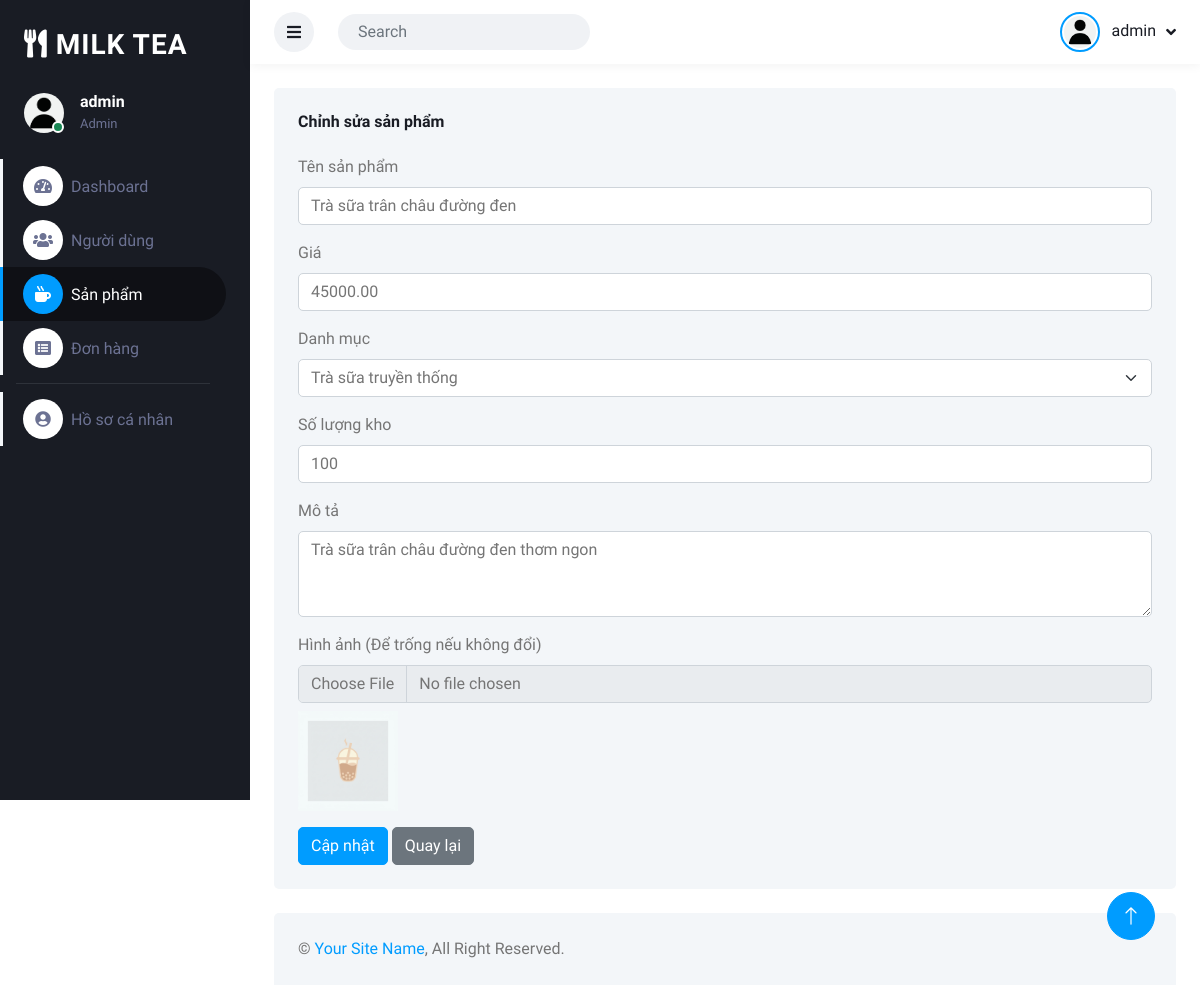
/admin/edit-product?id=1 (signed in), run on the app's committed database.
### tables this page shows
CREATE TABLE `product` (
  `product_id` int NOT NULL,
  `product_name` varchar(150) NOT NULL,
  `price` decimal(10,2) NOT NULL,
  `description` text,
  `image_url` varchar(255) DEFAULT 'default.png',
  `category_id` int DEFAULT NULL,
  `stock_quantity` int DEFAULT 100
);

CREATE TABLE `category` (
  `category_id` int NOT NULL,
  `category_name` varchar(100) NOT NULL,
  `description` varchar(255) DEFAULT NULL
);

### controller/admin/ProductController.php (called while the page is built, shortened)
<?php
class ProductController extends \Controller
{
    private $productModel;
    private $categoryModel;
    public function __construct()
    {
        $this->productModel = new \Product();
        $this->categoryModel = new \Category();
    }
    public function editProduct()
    {
        $id = $_GET['id'] ?? null;
        $product = $this->productModel->getById($id);
        $categories = $this->categoryModel->getAll();
        $this->loadView('admin/product/edit.php', ['product' => $product, 'categories' => $categories]);
    }
}

### index.php (called while the page is built, shortened)
<?php
$router = new Router();
$router->dispatch();
?>

### entity/Model.php (called while the page is built, shortened)
<?php
require_once __DIR__ . '/../database/connect.php';
class Model
{
    protected $table;
    protected $primaryKey;
    protected $conn;
    public function __construct()
    {
        global $conn;
        $this->conn = $conn;
    }
    public function getAll($conditions = [])
    {
        $sql = "SELECT * FROM `{$this->table}`";
        $stmt = $this->conn->prepare($sql);
        $stmt->execute();
        return $stmt->fetchAll(PDO::FETCH_ASSOC);
    }
    public function getById($id)
    {
        $sql = "SELECT * FROM `{$this->table}` WHERE {$this->primaryKey} = :id";
        $stmt = $this->conn->prepare($sql);
        $stmt->bindParam(':id', $id, PDO::PARAM_INT);
        $stmt->execute();
        return $stmt->fetch(PDO::FETCH_ASSOC);
    }
}

### database/config.php (called while the page is built, shortened)
<?php
function asset_url($path)
{
    $path = ltrim($path, '/');
    return BASE_URL . 'public/' . $path;
}
function get_product_image_url($image = null)
{
    $paths = [
        'public/images/' . $image,
        'public/client/images/' . $image,
    ];
    foreach ($paths as $relPath) {
        $fullPath = __DIR__ . '/../' . $relPath;
    }
    return asset_url('images/default.png');
}

### view/admin/product/edit.php (the view, shortened to what this page needs)
<?php
require_once __DIR__ . '/../../../database/config.php';
include __DIR__ . '/../template/header.php';
?>
<div class="container-fluid pt-4 px-4">
    <div class="bg-light rounded p-4">
        <h6 class="mb-4">Chỉnh sửa sản phẩm</h6>
        <form action="<?php echo BASE_URL; ?>admin/update-product" method="POST" enctype="multipart/form-data">
            <div class="mb-3">
                <label for="product_name" class="form-label">Tên sản phẩm</label>
                <input type="text" class="form-control" id="product_name" name="product_name"
                    value="<?php echo htmlspecialchars($product['product_name'] ?? ''); ?>" required>
            </div>
            <div class="mb-3">
                <label for="price" class="form-label">Giá</label>
                <input type="number" class="form-control" id="price" name="price"
                    value="<?php echo $product['price']; ?>" required>
            </div>
            <div class="mb-3">
                <label for="category_id" class="form-label">Danh mục</label>
                <select class="form-select" id="category_id" name="category_id" required>
                    <?php foreach ($categories as $category): ?>
                        <option value="<?php echo $category['category_id']; ?>" <?php echo ($product['category_id'] == $category['category_id']) ? 'selected' : ''; ?>>
                            <?php echo htmlspecialchars($category['category_name']); ?>
                        </option>
                    <?php endforeach; ?>
                </select>
            </div>
            <div class="mb-3">
                <label for="stock_quantity" class="form-label">Số lượng kho</label>
                <input type="number" class="form-control" id="stock_quantity" name="stock_quantity"
                    value="<?php echo $product['stock_quantity']; ?>">
            </div>
            <div class="mb-3">
                <label for="description" class="form-label">Mô tả</label>
                <textarea class="form-control" id="description" name="description"
                    rows="3"><?php echo htmlspecialchars($product['description'] ?? ''); ?></textarea>
            </div>
            <div class="mb-3">
                <label for="image" class="form-label">Hình ảnh (Để trống nếu không đổi)</label>
                <input type="file" class="form-control" id="image" name="image">
                <?php if (!empty($product['image_url'])): ?>
                    <div class="mt-2">
                        <img src="<?php echo get_product_image_url($product['image_url']); ?>" alt="" style="width: 100px;">
                    </div>
                <?php endif; ?>
            </div>
            <button type="submit" class="btn btn-primary">Cập nhật</button>
            <a href="<?php echo BASE_URL; ?>admin/products" class="btn btn-secondary">Quay lại</a>
        </form>
    </div>
</div>
<?php
include __DIR__ . '/../template/footer.php';
?>

### public/admin/css/style.css (style rules this page uses)
:root { --primary: #009CFF; --light: #F3F6F9; --dark: #191C24; }
.btn { transition: .5s; }
.btn.btn-primary { color: #FFFFFF; }

### data on the page
product: product_name "Trà sữa trân châu đường đen", price "45000.00", category_id "Trà sữa truyền thống", stock_quantity "100", description "Trà sữa trân châu đường đen thơm ngon"

### other printed values
$_SESSION['username'] "admin"
$_SESSION['role_name'] "Admin"
